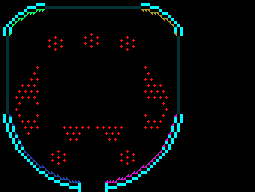

Below is a game level as drawn by its tile map, then a one-line description and the .tmx that defines it (tile-layer data replaced by summaries):
An orthogonal 85x64 tile map with 3x3 px tiles, 2 tile layers (FAKES, tile_map) and 15 objects (6x filler, 5x target, 4x bumper).

<map version="1.0" tiledversion="1.0.3" orientation="orthogonal" renderorder="right-down" width="85" height="64" tilewidth="3" tileheight="3" nextobjectid="21">
 <tileset firstgid="1" name="sprites" tilewidth="3" tileheight="3" tilecount="2178" columns="44">
  <image source="../../tapes/pachinko/sprites.png" width="132" height="27" />
  <tile id="1">
   <properties>
    <property name="#stencil" value="O" />
    <property name="type" value="&quot;pin&quot;" />
   </properties>
  </tile>
  <tile id="2">
   <properties>
    <property name="#stencil" value="#" />
    <property name="type" value="&quot;wall&quot;" />
   </properties>
  </tile>
  <tile id="3">
   <properties>
    <property name="#stencil" value="P" />
    <property name="type" value="&quot;slopeP&quot;" />
   </properties>
  </tile>
  <tile id="4">
   <properties>
    <property name="#stencil" value="T" />
    <property name="type" value="&quot;slopeT&quot;" />
   </properties>
  </tile>
  <tile id="5">
   <properties>
    <property name="#stencil" value="L" />
    <property name="type" value="&quot;slopeL&quot;" />
   </properties>
  </tile>
  <tile id="6">
   <properties>
    <property name="#stencil" value="J" />
    <property name="type" value="&quot;slopeJ&quot;" />
   </properties>
  </tile>
 </tileset>
 <layer name="FAKES" width="85" height="64" opacity="0.2">
  <data>[5440 cells, 84 non-empty, 1 distinct tile ids]</data>
 </layer>
 <objectgroup name="scene_map">
  <properties>
   <property name="#stencil" value="stencil_map" />
   <property name="#tile" value="tile_map" />
   <property name="set" value="{&quot;_&quot;:[&quot;stencil&quot;,&quot;stageModel&quot;]}" />
  </properties>
 </objectgroup>
 <layer name="tile_map" width="85" height="64">
  <data>[5440 cells, 299 non-empty, 6 distinct tile ids]</data>
 </layer>
 <objectgroup name="stencil_map">
  <object id="5" name="target" x="51" y="135" width="9" height="3" />
  <object id="6" name="target" x="126" y="135" width="9" height="3" />
  <object id="7" name="target" x="33" y="51" width="9" height="3" />
  <object id="8" name="filler" x="24" y="102" width="12" height="12">
   <properties>
    <property name="fillerId" value="6" />
   </properties>
  </object>
  <object id="9" name="filler" x="104" y="31" width="12" height="12">
   <properties>
    <property name="fillerId" value="2" />
   </properties>
  </object>
  <object id="10" name="filler" x="67" y="31" width="12" height="12">
   <properties>
    <property name="fillerId" value="1" />
   </properties>
  </object>
  <object id="11" name="filler" x="147" y="102" width="12" height="12">
   <properties>
    <property name="fillerId" value="3" />
   </properties>
  </object>
  <object id="12" name="filler" x="69" y="156" width="12" height="12">
   <properties>
    <property name="fillerId" value="5" />
   </properties>
  </object>
  <object id="13" name="filler" x="105" y="156" width="12" height="12">
   <properties>
    <property name="fillerId" value="4" />
   </properties>
  </object>
  <object id="14" name="bumper" x="36" y="144" width="12" height="12">
   <properties>
    <property name="fillerId" value="3" />
   </properties>
  </object>
  <object id="15" name="bumper" x="138" y="144" width="12" height="12">
   <properties>
    <property name="fillerId" value="3" />
   </properties>
  </object>
  <object id="17" name="bumper" x="165" y="66" width="12" height="12">
   <properties>
    <property name="fillerId" value="3" />
   </properties>
  </object>
  <object id="18" name="bumper" x="9" y="69" width="12" height="12">
   <properties>
    <property name="fillerId" value="3" />
   </properties>
  </object>
  <object id="19" name="target" x="88" y="147" width="9" height="3" />
  <object id="20" name="target" x="147" y="51" width="9" height="3" />
 </objectgroup>
</map>
